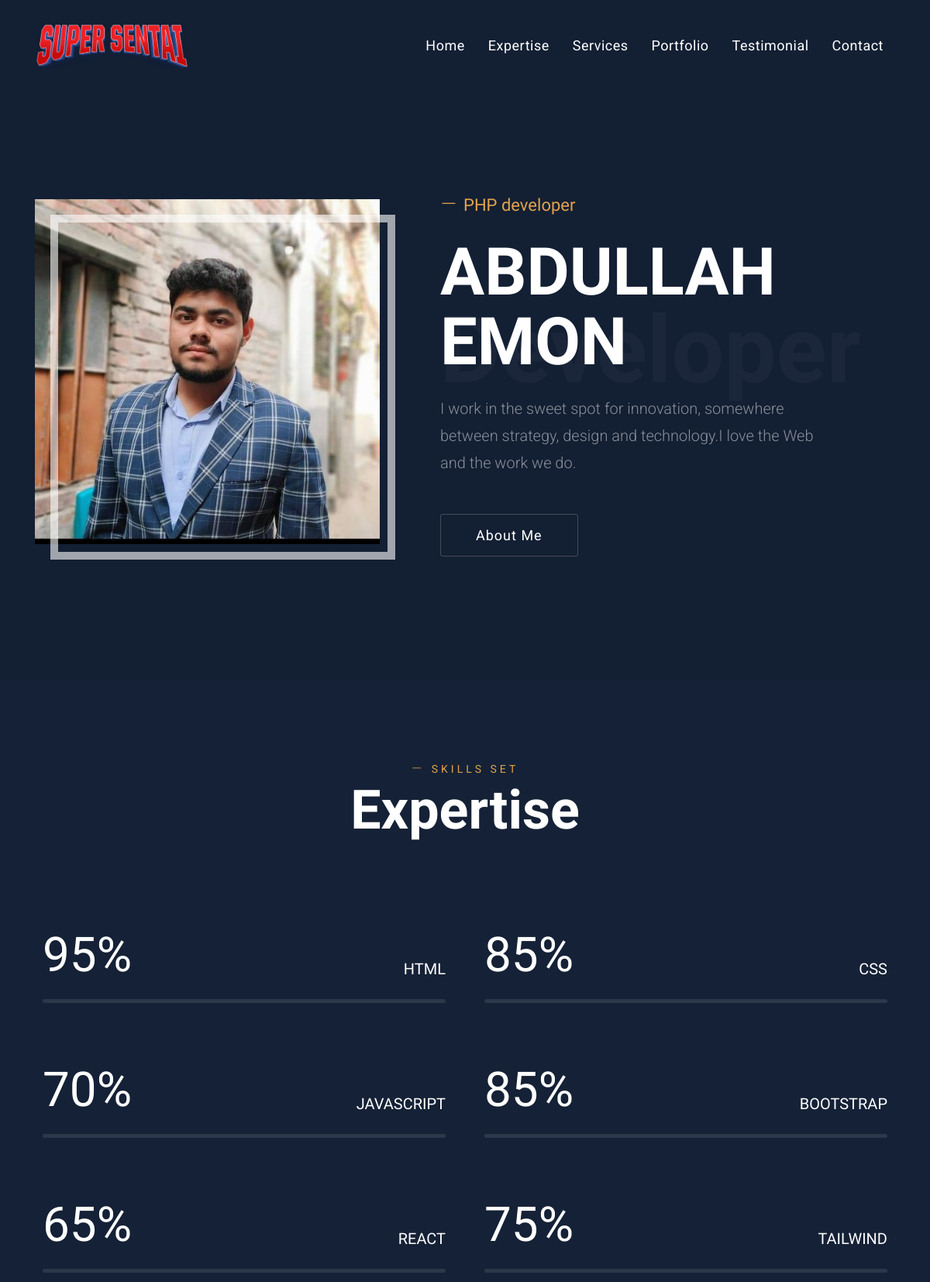
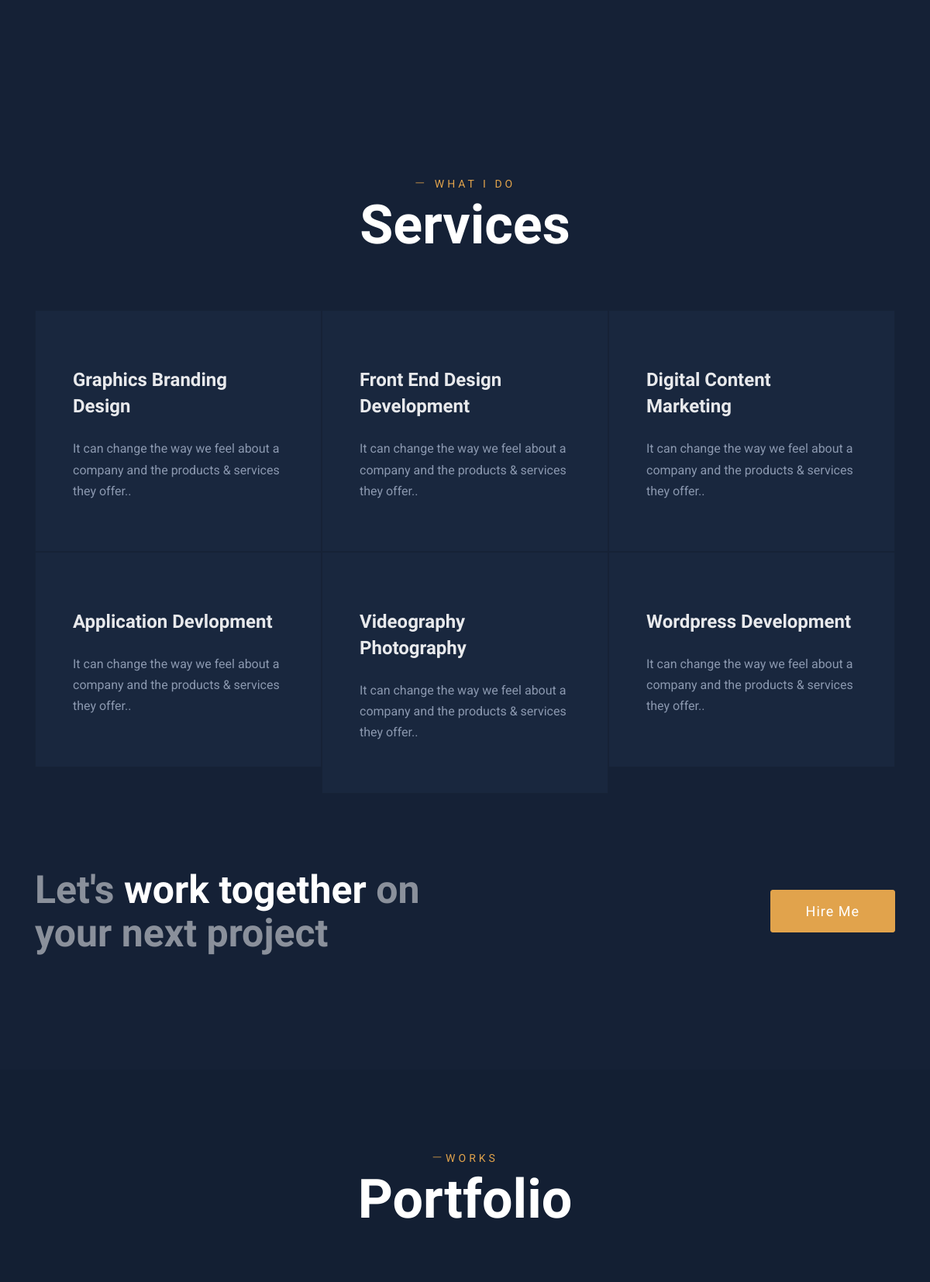
The page / (upper part) on the database its author committed (2 pictures, top to bottom).
### tables this page shows
CREATE TABLE `logos` (
  `id` int NOT NULL,
  `header` varchar(100) NOT NULL,
  `footer` varchar(100) NOT NULL
);

CREATE TABLE `abouts` (
  `id` int NOT NULL,
  `designation` varchar(100) NOT NULL,
  `name` varchar(100) NOT NULL,
  `watertext` varchar(12) NOT NULL,
  `about` text NOT NULL,
  `image` varchar(100) NOT NULL
);

CREATE TABLE `expertises` (
  `id` int NOT NULL,
  `title` varchar(100) NOT NULL,
  `rate` int NOT NULL,
  `status` varchar(100) NOT NULL DEFAULT 'deactive'
);

CREATE TABLE `services` (
  `id` int NOT NULL,
  `title` varchar(100) NOT NULL,
  `short_desp` varchar(100) NOT NULL,
  `status` varchar(100) DEFAULT 'deactive'
);

### index.php (the view, shortened to what this page needs)
<?php
require '../sage/database/db_connect.php';
$select = "SELECT * FROM logos WHERE id=1";
$select_res = mysqli_query($db_connect,$select);
$after_assoc= mysqli_fetch_assoc($select_res);
$select_about = "SELECT * FROM abouts ";
$select_about_res = mysqli_query($db_connect,$select_about);
$after_about_assoc = mysqli_fetch_assoc($select_about_res);
$skills_query = "SELECT * FROM expertises WHERE status='active'";
$skills = mysqli_query($db_connect,$skills_query);
$select_service = "SELECT * FROM services WHERE status='active' ";
$select_service_res = mysqli_query($db_connect,$select_service);
?>
<!DOCTYPE html>
<html lang="zxx">
<head>
  <link rel="stylesheet" href="plugins/bootstrap/css/bootstrap.min.css">
  <link rel="stylesheet" href="plugins/themify/css/themify-icons.css">
  <link rel="stylesheet" href="plugins/animate-css/animate.css">
  <link rel="stylesheet" href="plugins/aos/aos.css">
  <link rel="stylesheet" href="plugins/owl/assets/owl.carousel.min.css">
  <link rel="stylesheet" href="plugins/owl/assets/owl.theme.default.min.css" >
  <link rel="stylesheet" href="plugins/slick-carousel/slick/slick.css">
  <link rel="stylesheet" href="plugins/slick-carousel/slick/slick-theme.css">
  <link rel="stylesheet" href="css/style.css">
</head>
<body class="portfolio" id="top">
<nav class="navbar navbar-expand-lg bg-transprent py-4 fixed-top navigation" id="navbar">
	<div class="container">
	  <a class="navbar-brand" href="index.html">
	  	<img width="200" height="60" src="../sage/logo/logos/<?=$after_assoc['header']?>" />
	  </a>
	  <div class="collapse navbar-collapse text-center" id="navbarsExample09">
			<ul class="navbar-nav ml-auto">
			   <li class="nav-item"><a class="nav-link smoth-scroll" href="index.php">Home</a></li>
			   <li class="nav-item"><a class="nav-link smoth-scroll" href="#skillbar">Expertise</a></li>
			   <li class="nav-item"><a class="nav-link smoth-scroll" href="#service">Services</a></li>
			   <li class="nav-item"><a class="nav-link smoth-scroll" href="#portfolio">Portfolio</a></li>
			   <li class="nav-item"><a class="nav-link smoth-scroll" href="#testimonial">Testimonial</a></li>
			   <li class="nav-item"><a class="nav-link smoth-scroll" href="#contact">Contact</a></li>
			</ul>
	  </div>
	</div>
</nav>
<section class="slider py-7 ">
	<div class="container">
		<div class="row align-items-center">
			<div class="col-lg-5 col-sm-12 col-12 col-md-5">
				<div class="slider-img position-relative">
					<img src="/sage/about/image/<?=$after_about_assoc['image']?>" alt="" class="img-fluid w-100">
				</div>
			</div>
			<div class="col-lg-6 col-12 col-md-7">
				<div class="ml-5 position-relative mt-5 mt-lg-0">
					<span class="head-trans"><?=$after_about_assoc['watertext']?></span>
					<h1 class="font-weight-normal text-color text-md"><i class="ti-minus mr-2"></i><?=$after_about_assoc['designation']?></h1>
					<h2 class="mt-3 text-lg mb-3 text-capitalize"><?=$after_about_assoc['name']?></h2>
					<p class="animated fadeInUp lead mt-4 mb-5 text-white-50 lh-35"><?=$after_about_assoc['about']?></p>
					<a href="#about" class="btn btn-solid-border">About Me</a>
				</div>
			</div>
		</div>
	</div>
</section>
<section class="section bg-gray" id="skillbar" data-aos="fade-up">
	<div class="container">
		<div class="row justify-content-center">
			<div class="col-lg-8">
				<div class="section-title text-center">
					<span class="text-color mb-0 text-uppercase letter-spacing text-sm"><i class="ti-minus mr-2"></i>Skills Set</span>
					<h2 class="title">Expertise</h2>
				</div>
			</div>
		</div>
		<div class="row">
		<?php foreach ($skills as $skill): ?>
			<div class="col-lg-6 col-md-6">
				<div class="skill-bar mb-4 mb-lg-0">
					<div class="mb-4 text-right"><h4 class="font-weight-normal"><?=$skill['title']?></h4></div>
					<div class="progress">
						<div class="progress-bar" data-percent="<?=$skill['rate']?>">
							<span class="percent-text"><span class="count"><?=$skill['rate']?></span>%</span>
						</div>
					</div>
				</div>
			</div>
			<?php endforeach; ?>
		</div>
	</div>
</section>
<section class="section bg-gray" id="service" data-aos="fade-up">
	<div class="container">
		<div class="row justify-content-center">
			<div class="col-lg-8">
				<div class="section-title text-center">
					<span class="text-color mb-0 text-uppercase letter-spacing text-sm"><i class="ti-minus mr-2"></i>What i do</span>
					<h2 class="title">Services</h2>
				</div>
			</div>
		</div>
		<div class="row no-gutters">
			<?php foreach ($select_service_res as $i=> $service) : ?>
				<div class="col-lg-4 col-md-6">
					<div class="card p-5 rounded-0">
						<h3 class="my-4 text-capitalize"><?=$service['title']?></h3>
						<p><?=$service['short_desp']?>.</p>
					</div>
				</div>
			<?php endforeach; ?>
		</div>
		<div class="row align-items-center mt-5" data-aos="fade-up">
			<div class="col-lg-6 mt-5">
				<h2 class="mb-5 text-lg-2 text-white-50">Let's <span class="text-white">work together</span> on your next project </h2>
			</div>
			<div class="col-lg-4 ml-auto text-right">
				<a href="#contact" class="btn btn-main text-white smoth-scroll">Hire Me</a>
			</div>
		</div>
	</div>
</section>
<section class="section" id="portfolio" data-aos="fade-up">
	<div class="container">
		<div class="row justify-content-center">
			<div class="col-lg-8">
				<div class="section-title text-center">
					<span class="text-color mb-0 text-uppercase letter-spacing text-sm"><i class="ti-minus"></i>works</span>
					<h2 class="title">Portfolio</h2>
				</div>
			</div>
		</div>
	</div>
</section>
  </body>
</html>

### css/style.css (style rules this page uses)
body { line-height: 1.7; font-family: "Roboto", sans-serif; -webkit-font-smoothing: antialiased; font-size: 16px; }
h1, h2, h3, h4, h5, h6 { font-family: "Work Sans", sans-serif; }
h1, h2, h3, h4, h5, h6 { font-weight: 700; }
h1 { font-size: 40px; line-height: 50px; }
h2 { font-size: 32px; line-height: 38px; }
h3 { font-size: 24px; line-height: 34px; }
h4 { font-size: 20px; line-height: 30px; }
p { color: #8b98af; }
body, html { overflow-x: hidden; width: 100%; }
.portfolio { background: #131f33; color: #fff; }
.btn { display: inline-block; font-size: 18px; padding: 13px 45px; text-transform: capitalize; font-weight: 400; letter-spacing: 1px; border-radius: 3px; transition: all 0.2s ease; border: 1px solid transparent; }
.btn-main { background: #e1a34c; color: #272727; border-color: #e1a34c; }
.btn-solid-border { border-color: rgba(255, 255, 255, 0.2); background: transparent; color: #fff; }
.bg-gray { background: #152136; }
.section { padding: 100px 0; }
.section-title { margin-bottom: 70px; }
.section-title span { letter-spacing: 4px; }
.section-title .title { text-transform: capitalize; }
.text-lg { font-size: 85px; line-height: 90px; }
.py-7 { padding-top: 15rem !important; padding-bottom: 10rem !important; }
.text-color { color: #e1a34c; }
.letter-spacing { letter-spacing: 1px; }
.text-sm { font-size: 14px; }
.text-md { font-size: 22px; }
.text-lg-2 { font-size: 50px; line-height: 56px; }
.title { font-size: 70px; line-height: 80px; position: relative; }
.navbar-nav .nav-link { text-transform: capitalize; font-size: 18px; letter-spacing: .5px; color: #fff; padding: 10px 15px !important; }
.navigation { transition: .3s ease; border-bottom: 1px solid transparent; }
.slider-img:before { position: absolute; content: ""; right: -20px; top: 20px; border: 10px solid rgba(255, 255, 255, 0.6); width: 100%; height: 100%; }
.head-trans { font-size: 120px; opacity: .03; position: absolute; top: 23%; font-weight: 700; text-transform: capitalize; }
.lh-35 { line-height: 35px; }
.skill-bar { padding: 80px 10px 0px 10px; }
.progress { height: 5px; width: 100%; background: rgba(255, 255, 255, 0.1); overflow: visible; position: relative; margin: 0 0 35px 0; border-radius: 3px; }
.progress-bar { position: absolute; width: 0; top: 0; left: 0; height: 100%; background: #e1a34c; border-radius: 3px; transition: all 3s ease-in-out; }
.progress-bar .percent-text { font-size: 62px; color: #fff; position: absolute; top: -110px; left: 0; }
#service .card { transition: all .35s ease; background: #19273e; }
#service .card h3 { transition: all .35s ease; opacity: .9; }

### rows shown on the page
logos: header (picture)
abouts: image (picture), watertext "Developer", designation "PHP developer", name "ABDULLAH EMON", about "I work in the sweet spot for innovation, somewhere between strategy, design and technology.I love the Web and the work we do."
expertises: title "HTML", rate "95"
expertises: title "CSS", rate "85"
expertises: title "JAVASCRIPT", rate "70"
expertises: title "BOOTSTRAP", rate "85"
expertises: title "REACT", rate "65"
expertises: title "TAILWIND", rate "75"
services: title "Graphics Branding Design", short_desp "It can change the way we feel about a company and the products & services they offer."
services: title "Front End Design Development", short_desp "It can change the way we feel about a company and the products & services they offer."
services: title "Digital Content Marketing", short_desp "It can change the way we feel about a company and the products & services they offer."
services: title "Application Devlopment", short_desp "It can change the way we feel about a company and the products & services they offer."
services: title "Videography Photography", short_desp "It can change the way we feel about a company and the products & services they offer."
services: title "Wordpress Development", short_desp "It can change the way we feel about a company and the products & services they offer."
